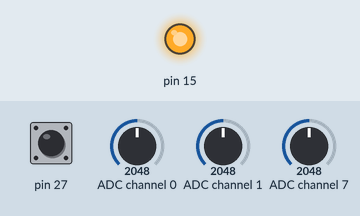
Simulated run of this program. Board: MicroPython board. Parts: output pins drawn as LEDs (lit = HIGH). The test bench sets the inputs (shaded band); at power-on: pin 27 HIGH, ADC channel 0 = 2048, ADC channel 1 = 2048, ADC channel 7 = 2048 (analog values on the 0–4095 scale). The interpreter's speed is modelled, so counts of loop turns are approximate; library files of the repository ran but are not shown: ads1220.py; pins used as bus, display or sensor lines are not drawn; what the program prints to the serial console is not drawn.

Above: at 0.1 s.
At 1.4 s:
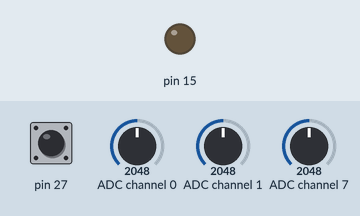
1.5 s: pin 27 pulled LOW for 0.15 s
Timing chart, 0 to 4.5 s (numbered marks = the images above; inputs shaded):
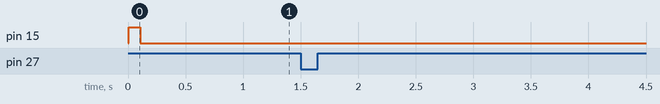

The program:

demo_target.py
```python
"""ADS1220 example (monitor for target voltage)."""
from time import sleep
from machine import Pin, SPI  # type: ignore
from ads1220 import ADC

cs = 15  # Chip select pin
drdy = 27  # Data ready pin
spi = SPI(1,
          baudrate=10000000,  # 10 MHz (try lower speed to troubleshoot)
          sck=Pin(14),
          mosi=Pin(13),
          miso=Pin(12),
          phase=1)  # ADS1220 uses SPI mode 1
adc = ADC(spi, cs, drdy)


def test():
    """Test code."""
    vref = 2.048  # Internal voltage reference
    adc.conversion_continuous()  # Set continuous conversion mode
    # Set turbo mode with fastest data rate for quicker results
    adc.operating_mode(2)  # Turbo mode
    adc.data_rate(6)  # 2000SPS
    adc.start_conversion()  # Start conversions
    adc.select_channel(0)  # Select channel 0 (0 to 3 ADC channels)
    sleep(.1)  # Ensure ADC ready

    try:
        while True:
            result = adc.read_wait_target(target=0.5,
                                          timeout=1000,
                                          greater=False,  # Target is less than
                                          vref=vref,
                                          resolution=23)  # ADC resolution

            if result:
                print("Target voltage theshold subceeded.")
            else:
                print("Timeout.")

    except KeyboardInterrupt:
        print("\nCtrl-C pressed to exit.")
    finally:
        adc.power_down()
        spi.deinit()


test()
```

Measured:
- after the input at 1.5 s, every drawn part: stays the same
